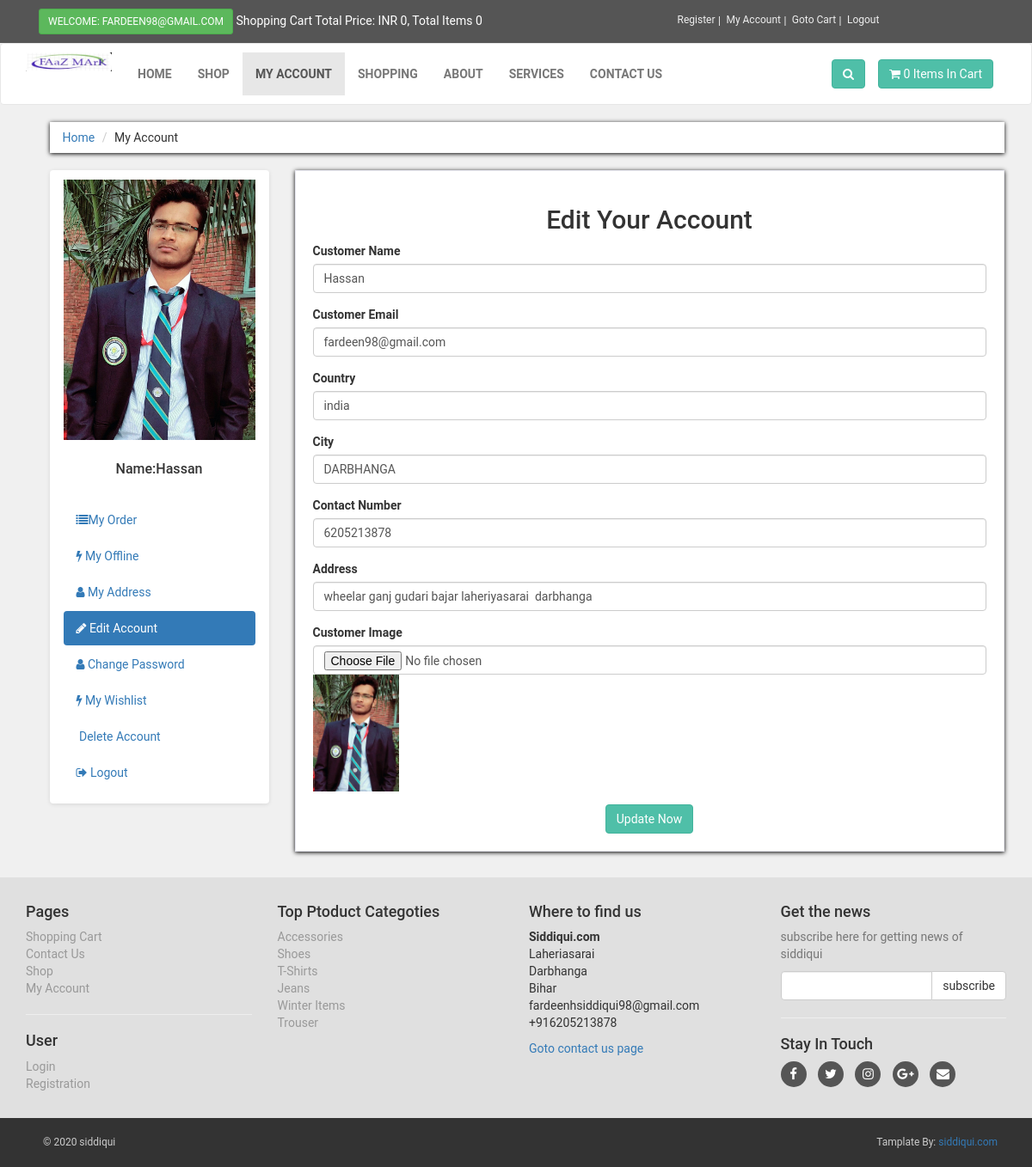
Page /customers/my_account.php?edit_act (signed in) on the committed database.
### tables this page shows
CREATE TABLE `customers` (
  `customer_id` int(100) NOT NULL,
  `customer_name` varchar(255) NOT NULL,
  `customer_email` varchar(255) NOT NULL,
  `customer_pass` varchar(255) NOT NULL,
  `customer_country` text NOT NULL,
  `customer_city` text NOT NULL,
  `customer_contact` varchar(255) NOT NULL,
  `customer_address` text NOT NULL,
  `customer_image` text NOT NULL,
  `customer_ip` varchar(255) NOT NULL
);

CREATE TABLE `product_categories` (
  `p_cat_id` int(10) NOT NULL,
  `p_cat_title` text NOT NULL,
  `p_cat_desc` text NOT NULL
);

### customers/edit_act.php (the view, shortened to what this page needs)
<?php
    $customer_email = $_SESSION['customer_email'];
    $get_customer = "select * from customers where customer_email='$customer_email'";
    $run_customer = mysqli_query($con,$get_customer);
    $row_customer = mysqli_fetch_array($run_customer);
    $customer_name = $row_customer['customer_name'];
    $customer_country = $row_customer['customer_country'];
    $customer_city = $row_customer['customer_city'];
    $customer_contact = $row_customer['customer_contact'];
    $customer_address = $row_customer['customer_address'];
    $customer_img = $row_customer['customer_image'];
?>
<div class="box">
    <center>
        <h2>Edit Your Account</h2>
    </center>
            <form action="" method="post" class="form" enctype="multipart/form-data">
                    <div class="form-group">
                        <label>Customer Name</label>
                        <input type="text" name="c_name" required="" class="form-control" value="<?php echo $customer_name; ?>">
                    </div>
                    <div class="form-group">
                        <label>Customer Email</label>
                        <input type="text"  name="c_email" required="" class="form-control" value="<?php echo $customer_email; ?>">
                    </div>
                    <div class="form-group">
                        <label>Country</label>
                        <input type="text"  name="c_country" required="" class="form-control" value="<?php echo $customer_country; ?>">
                    </div>
                    <div class="form-group">
                        <label>City</label>
                        <input type="text"  name="c_city" required="" class="form-control" value="<?php echo $customer_city; ?>">
                    </div>
                    <div class="form-group">
                        <label>Contact Number</label>
                        <input type="text"  name="c_number" required="" class="form-control" value="<?php echo $customer_contact; ?>">
                    </div>
                    <div class="form-group">
                        <label>Address</label>
                        <input type="text"  name="c_address" required="" class="form-control"
                        value="<?php echo $customer_address; ?>">
                    </div>
                    <div class="form-group">
                        <label>Customer Image</label>
                        <input type="file"  name="c_image"  class="form-control" required="">
                        <img src="customer_images/<?php echo $customer_img; ?>" class="img-responsive" height="80" width="100">
                    </div>
                    <div class="text-center">
                        <button type="submit" name="update" class="btn btn-primary">
                            Update Now
                        </button>
                    </div>
                </form>
</div>

### customers/includes/sidebar.php
<div class="panel panel-defualt sidebar-menu">
    <div class="panel-heading">
    <?php
        $session_customer = $_SESSION['customer_email'];
        $get_cust = "select * from customers where customer_email='$session_customer'";
        $run_cust = mysqli_query($con,$get_cust);
        $row_customer = mysqli_fetch_array($run_cust);
        $customer_name = $row_customer['customer_name'];
        $customer_image = $row_customer['customer_image'];
        if(!isset($_SESSION['customer_email'])){
        }else {
            echo "  <center>
                        <img src='customer_images/$customer_image' class='img-responsive'>
                    </center>
                    <br>
                    <h3 align='center' class='panel-title'>Name:$customer_name</h3>";
        }
    ?>
    </div>
    <div class="panel-body">
        <ul class="nav nav-pills nav-stacked">
            <li class="<?php if(isset($_GET['my_order'])) {echo 'active';} ?>">
                <a href="my_account.php?my_order"><i class="fa fa-list"></i>My Order </a>
            </li>
            <li class="<?php if(isset($_GET['pay_offline'])) {echo "active";} ?>">
                <a href="my_account.php?pay_offline"> <i class="fa fa-bolt"></i>
                My Offline </a>
            </li>
            <li class="<?php if(isset($_GET['my_address'])) {echo "active";} ?>">
                <a href="my_account.php?my_address"> <i class="fa fa-user"></i>
                My Address </a>
            </li>
            <li class="<?php if(isset($_GET['edit_act'])) {echo "active";} ?>">
                <a href="my_account.php?edit_act"> <i class="fa fa-pencil"></i>
                Edit Account</a>
            </li>
            <li class="<?php if(isset($_GET['change_pass'])) {echo "active";} ?>">
                <a href="my_account.php?change_pass"> <i class="fa fa-user"></i>
                Change Password </a>
            </li>
            <li class="<?php if(isset($_GET['my_wishlist'])) {echo "active";} ?>">
                <a href="my_account.php?my_wishlist"> <i class="fa fa-bolt"></i>
                My Wishlist </a>
            </li>
            <li class="<?php if(isset($_GET['delete_ac'])) {echo "active";} ?>">
                <a href="my_account.php?delete_ac"> <i class="fa fa-trace-o"></i>
                Delete Account</a>
            </li>
            <li class="<?php if(isset($_GET['logout'])) {echo "active";} ?>">
                <a href="my_account.php?logout"> <i class="fa fa-sign-out"></i>
                Logout </a>
            </li>
        </ul>
    </div>
</div>

### customers/includes/footer.php (shortened to what this page needs)
<div id="footer">
    <div class="container">
        <div class="row">
            <div class="col-md-3 col-sm-6">
                <h4>Pages</h4>
                <ul>
                    <li><a href="../cart.php">Shopping Cart</a></li>
                    <li><a href="../contact.php">Contact Us</a></li>
                    <li><a href="../shop.php">Shop</a></li>
                    <li><a href="my_account.php">My Account</a></li>
                </ul>
                <hr>
                <h4>User</h4>
                <ul>
                    <li><a href="../checkout.php">Login</a></li>
                    <li><a href="../customer_registration.php">Registration</a></li>
                </ul>
            </div>
            <div class="col-md-3 col-sm-6">
                <h4>Top Ptoduct Categoties</h4>
                <ul>
                    <?php
                        $get_p_cats = "select *from product_categories";
                        $run_p_cats = mysqli_query($con,$get_p_cats);
                        while($row_p_cats=mysqli_fetch_array($run_p_cats)){
                            $p_cat_id = $row_p_cats['p_cat_id'];
                            $p_cat_title = $row_p_cats['p_cat_title'];
                            echo "<li><a href='shop.php?p_cat=$p_cat_id'>$p_cat_title</a></li>";
                        }
                    ?>
                </ul>
            </div>
            <div class="col-md-3 col-sm-6">
                <h4>Where to find us</h4>
                <p>
                    <strong>Siddiqui.com</strong>
                    <br>Laheriasarai
                    <br>Darbhanga
                    <br>Bihar
                    <br>fardeenhsiddiqui98@gmail.com
                    <br>+916205213878
                </p>
                <a href="contact.php">Goto contact us page</a>
            </div>
            <div class="col-md-3 col-sm-6">
                <h4>Get the news</h4>
                <p class="text-muted">subscribe here for getting news of siddiqui</p>
                <form action="" method="post">
                    <div class="input-group">
                        <input type="text" name="email" class="form-control">
                        <span class="input-group-btn">
                            <input type="submit" class="btn btn-default" value="subscribe">
                        </span>
                    </div>
                </form>
                <hr>
                <h4>Stay In Touch</h4>
                <p class="social">
                    <a href="#"><i class="fa fa-facebook"></i></a>
                    <a href="#"><i class="fa fa-twitter"></i></a>
                    <a href="#"><i class="fa fa-instagram"></i></a>
                    <a href="#"><i class="fa fa-google-plus"></i></a>
                    <a href="#"><i class="fa fa-envelope"></i></a>
                </p>
            </div>
        </div>
    </div>
</div>
<div id="copyright">
    <div class="container">
        <div class="col-md-6">
            <p class="pull-left">
                &copy; 2020 siddiqui
            </p>
        </div>
        <div class="col-md-6">
            <p class="pull-right">
                Tamplate By: <a href="www.siddiqui.com">siddiqui.com</a>
            </p>
        </div>
    </div>
</div>

### customers/styles/style.css (style rules this page uses)
body { font-family: "Roboto", Arial, Helvetica, sans-serif; font-size: 14px; line-height: 1.42857143; color: #333333; background: #f0f0f0; }
.btn-primary { color:rgb(255, 255,255); background-color: #4fbfa8; border-color: rgb(65,179,156); }
.box { background: #fff; margin: 0 0 30px; border: solid 1px #e6e6ee; padding: 20px; box-shadow: 0 1px 5px rgba(0, 0, 0, 1); }
#content .panel.sidebar-menu { box-sizing: border-box; box-shadow: 0 1px 5px rgba(0, 0, 0, 0.1); }
#content .panel.sidebar-menu h3 { padding: 5px 0; margin: 0; }
#footer { background: #e0e0e0; padding: 20px 0; }
#footer ul { padding-left: 0; list-style: none; }
#footer ul a { color: #999999; padding: 20px 0; }
#footer .social { text-align: left; }
#footer .social a { margin: 0 10px 0 0; color: #fff; display: inline-block; width: 30px; height: 30px; border-radius: 15px; line-height: 30px; font-size: 15px; text-align: center; transform: all 0.2s ease-out; vertical-align: bottom; background-color: #555555; }
#copyright { background: #333; color: #ccc; padding: 20px; font-size: 12px; }
#copyright p { margin: 0; }

### rows in the picture
customers: customer_image (picture), customer_name "Hassan", c_name "Hassan", c_country "india", c_city "DARBHANGA", c_number "6205213878", c_address "wheelar ganj gudari bajar laheriyasarai darbhanga"
product_categories: p_cat_title "Accessories"
product_categories: p_cat_title "Shoes"
product_categories: p_cat_title "T-Shirts"
product_categories: p_cat_title "Jeans"
product_categories: p_cat_title "Winter Items"
product_categories: p_cat_title "Trouser"

### other values in the picture
$_SESSION['customer_email'] "FARDEEN98@GMAIL.COM"
$total "0"
$count "0 0"
